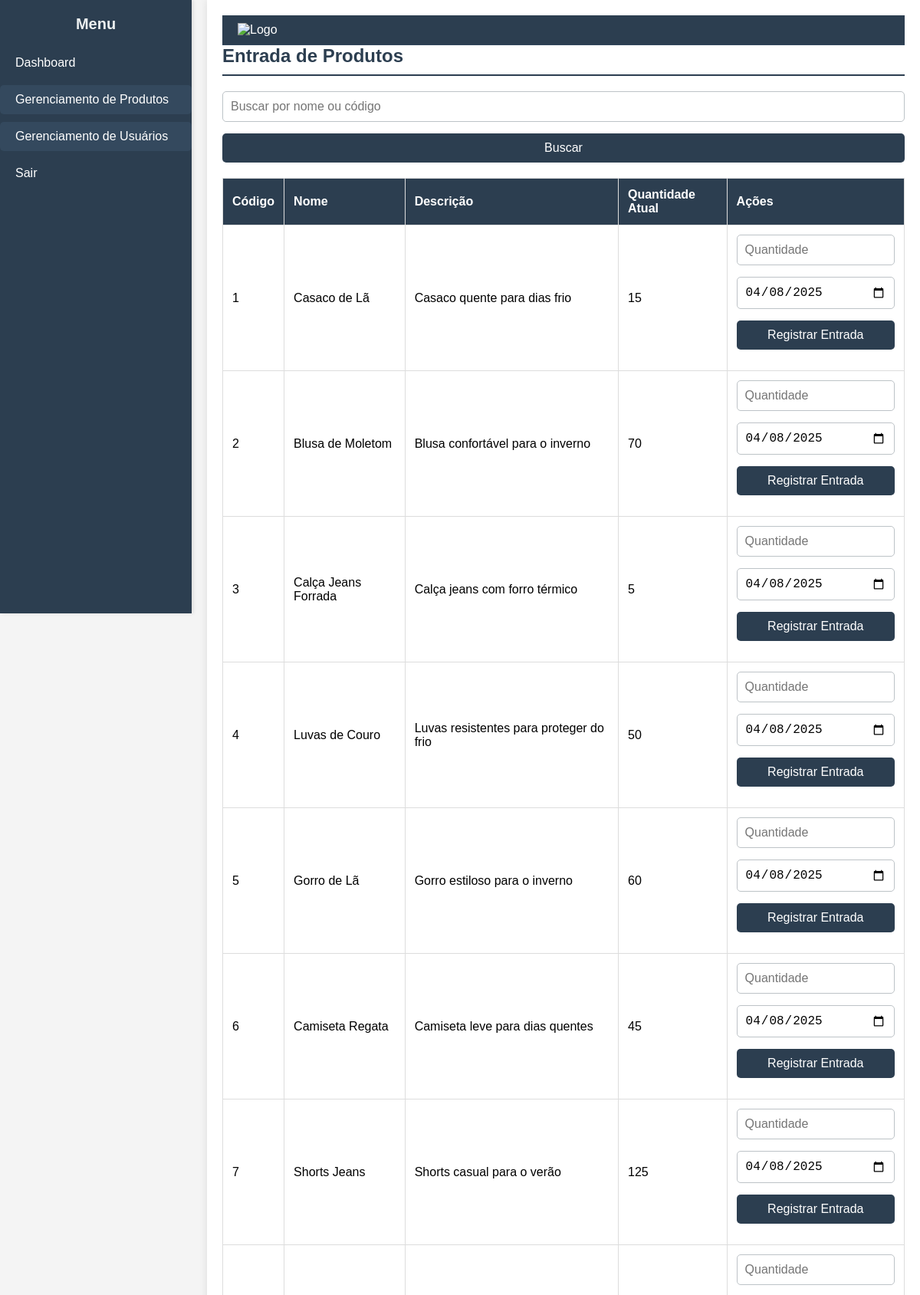
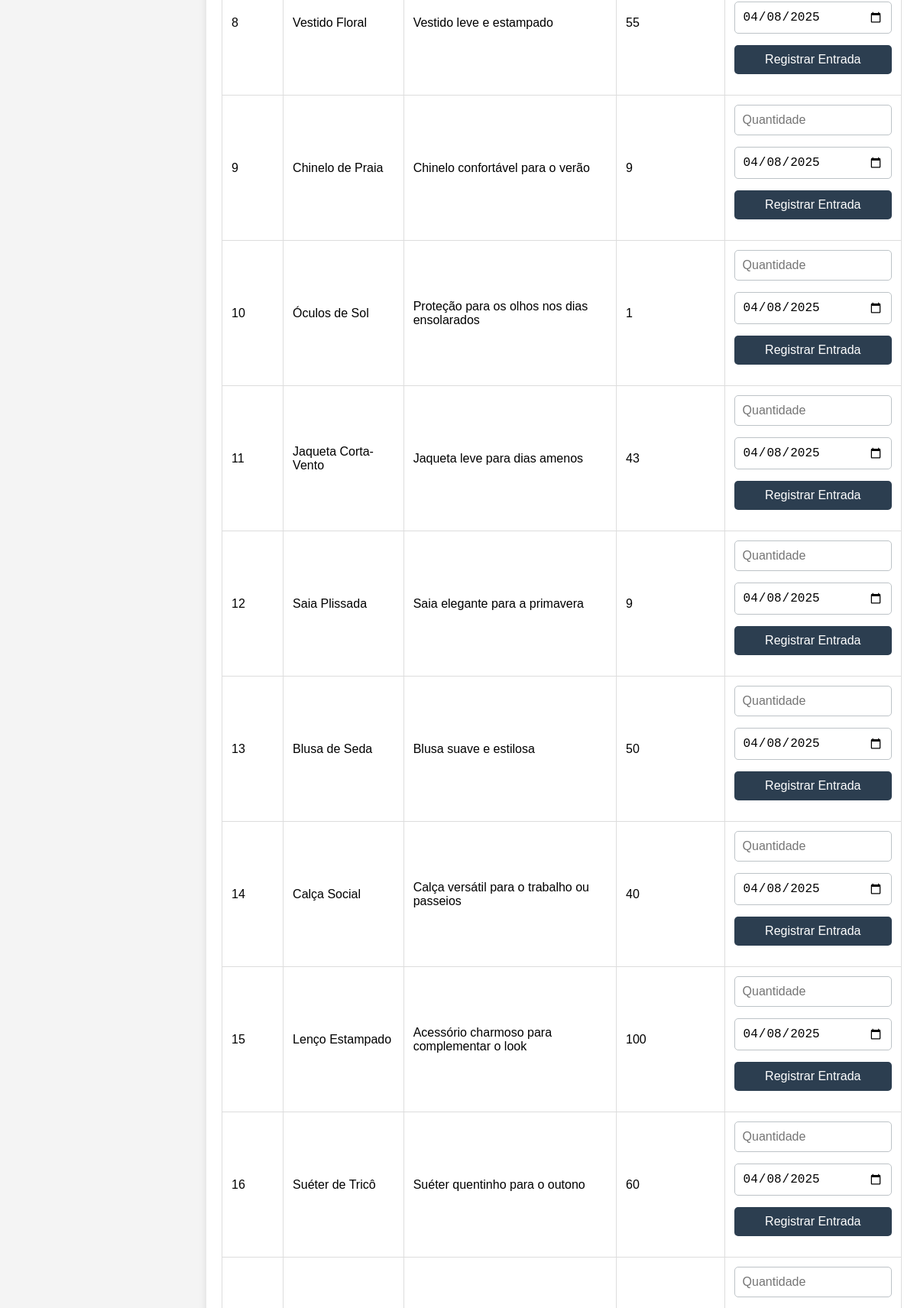
The page /entrada-produto.php (signed in, upper part) on the database its author committed (2 pictures, top to bottom).
### tables this page shows
CREATE TABLE `produtos` (
  `id` int(11) NOT NULL,
  `nome` varchar(100) NOT NULL,
  `descricao` text DEFAULT NULL,
  `quantidade` int(11) NOT NULL,
  `preco` decimal(10,2) NOT NULL,
  `categoria_id` int(11) DEFAULT NULL,
  `estoque_minimo` int(11) DEFAULT 10
);

### entrada-produto.php (the view, shortened to what this page needs)
<?php
include_once 'db/connect.php';
$busca = isset($_GET['busca']) ? trim($_GET['busca']) : '';
if ($busca) {
    $stmt = $pdo->prepare("SELECT * FROM produtos WHERE id = :id OR nome LIKE :nome");
    $stmt->bindValue(':id', $busca, PDO::PARAM_INT);
    $stmt->bindValue(':nome', '%' . $busca . '%', PDO::PARAM_STR);
    $stmt->execute();
} else {
    $stmt = $pdo->query("SELECT * FROM produtos");
}
$produtos = $stmt->fetchAll(PDO::FETCH_ASSOC);
?>
<!DOCTYPE html>
<html lang="pt-br">
<head>
    <link rel="stylesheet" href="css/style.css">
</head>
<body>
    <div class="container">
        <?php include_once 'includes/sidebar.php'; ?>
        <main class="content">
            <header class="header">
                <div class="logo">
                <img src="https://bluefocus.com.br/sites/default/files/styles/medium/public/estoque.png?itok=1yVi8VcO" alt="Logo" width="50">
                </div>
            </header>
            <div class="scrollable-content">
                <h2>Entrada de Produtos</h2>
                <form method="GET" style="margin-bottom: 20px;">
                    <input type="text" name="busca" placeholder="Buscar por nome ou código" value="<?= htmlspecialchars($busca) ?>" required>
                    <button type="submit">Buscar</button>
                </form>
                <table>
                    <thead>
                        <tr>
                            <th>Código</th>
                            <th>Nome</th>
                            <th>Descrição</th>
                            <th>Quantidade Atual</th>
                            <th>Ações</th>
                        </tr>
                    </thead>
                    <tbody>
                        <?php foreach ($produtos as $produto): ?>
                            <tr>
                                <td><?= $produto['id'] ?></td>
                                <td><?= htmlspecialchars($produto['nome']) ?></td>
                                <td><?= htmlspecialchars($produto['descricao']) ?></td>
                                <td><?= $produto['quantidade'] ?></td>
                                <td>
                                    <form method="POST" style="display:inline;">
                                        <input type="number" name="quantidade_adicional" placeholder="Quantidade" min="1" required>
                                        <input type="date" name="data_movimentacao" value="<?= date('Y-m-d') ?>" required>
                                        <button type="submit">Registrar Entrada</button>
                                    </form>
                                </td>
                            </tr>
                        <?php endforeach; ?>
                    </tbody>
                </table>
            </div>
        </main>
    </div>
</body>
</html>

### css/style.css (style rules this page uses)
* { margin: 0; padding: 0; box-sizing: border-box; }
body { font-family: Arial, sans-serif; background-color: #f4f4f4; display: flex; min-height: 100vh; }
.header { display: flex; justify-content: space-between; align-items: center; padding: 10px 20px; background-color: #2c3e50; color: white; font-size: 16px; border-bottom: 1px solid #34495e; }
.header .logo img { height: 40px; }
.container { display: flex; width: 100%; }
.content { margin-left: 270px; padding: 20px; width: calc(100% - 270px); background-color: #ffffff; box-shadow: 0 0 10px rgba(0, 0, 0, 0.1); min-height: 100vh; transition: margin-left 0.3s ease; }
.content h2 { color: #2c3e50; font-size: 24px; margin-bottom: 20px; border-bottom: 2px solid #2c3e50; padding-bottom: 10px; }
form input, form textarea, form button { display: block; width: 100%; margin-bottom: 15px; padding: 10px; border: 1px solid #bdc3c7; border-radius: 5px; font-size: 16px; }
form button { background-color: #2c3e50; color: white; border: none; cursor: pointer; transition: background-color 0.3s ease; }
table { width: 100%; border-collapse: collapse; margin-top: 20px; font-size: 16px; }
table th, table td { border: 1px solid #ddd; padding: 12px; text-align: left; }
table th { background-color: #2c3e50; color: white; }

### rows shown on the page
produtos: id "1", nome "Casaco de Lã", descricao "Casaco quente para dias frio", quantidade "15"
produtos: id "2", nome "Blusa de Moletom", descricao "Blusa confortável para o inverno", quantidade "70"
produtos: id "3", nome "Calça Jeans Forrada", descricao "Calça jeans com forro térmico", quantidade "5"
produtos: id "4", nome "Luvas de Couro", descricao "Luvas resistentes para proteger do frio", quantidade "50"
produtos: id "5", nome "Gorro de Lã", descricao "Gorro estiloso para o inverno", quantidade "60"
produtos: id "6", nome "Camiseta Regata", descricao "Camiseta leve para dias quentes", quantidade "45"
produtos: id "7", nome "Shorts Jeans", descricao "Shorts casual para o verão", quantidade "125"
produtos: id "8", nome "Vestido Floral", descricao "Vestido leve e estampado", quantidade "55"
produtos: id "9", nome "Chinelo de Praia", descricao "Chinelo confortável para o verão", quantidade "9"
produtos: id "10", nome "Óculos de Sol", descricao "Proteção para os olhos nos dias ensolarados", quantidade "1"
produtos: id "11", nome "Jaqueta Corta-Vento", descricao "Jaqueta leve para dias amenos", quantidade "43"
produtos: id "12", nome "Saia Plissada", descricao "Saia elegante para a primavera", quantidade "9"
produtos: id "13", nome "Blusa de Seda", descricao "Blusa suave e estilosa", quantidade "50"
produtos: id "14", nome "Calça Social", descricao "Calça versátil para o trabalho ou passeios", quantidade "40"
produtos: id "15", nome "Lenço Estampado", descricao "Acessório charmoso para complementar o look", quantidade "100"
produtos: id "16", nome "Suéter de Tricô", descricao "Suéter quentinho para o outono", quantidade "60"
